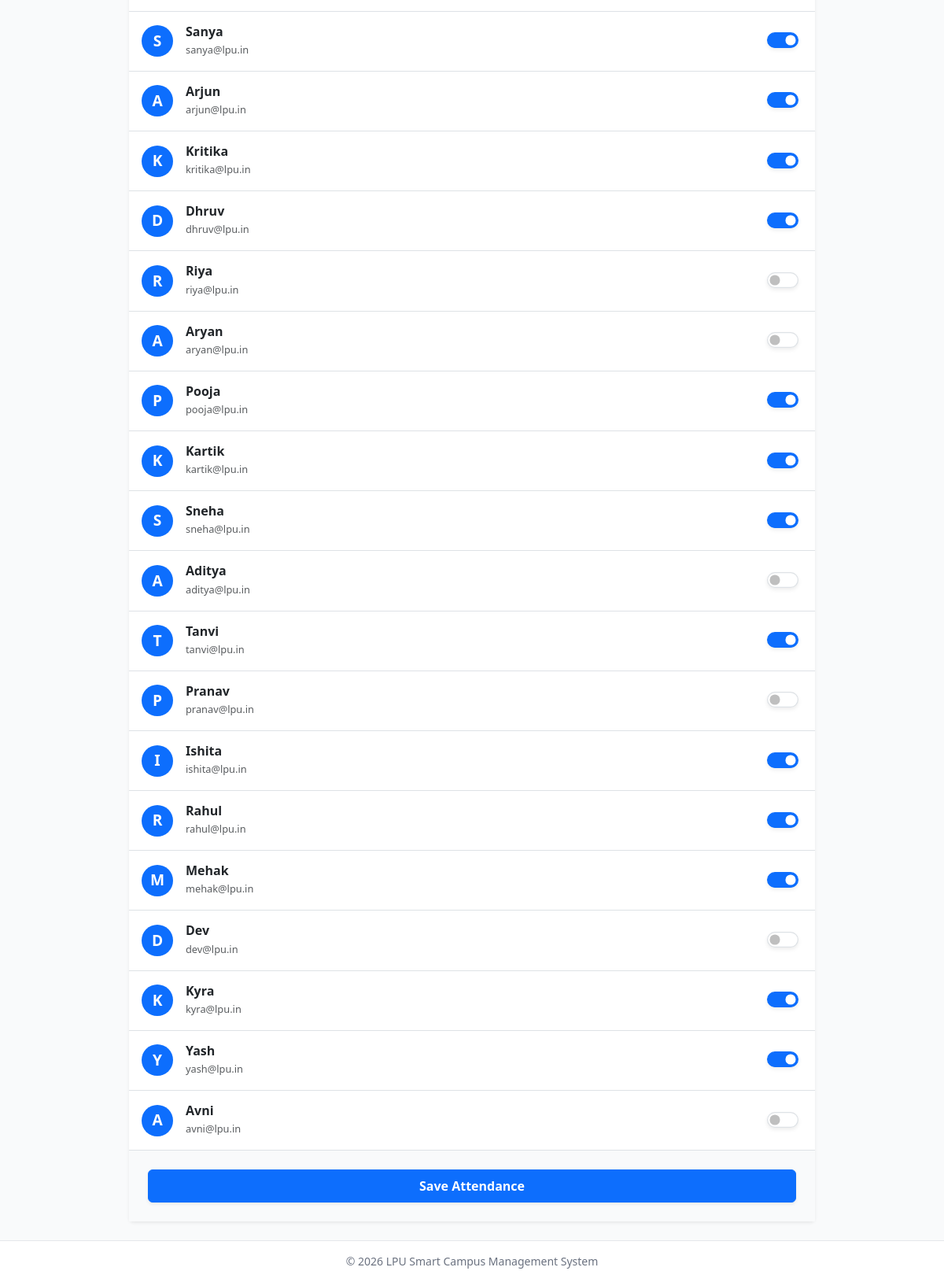
The page /attendance/session/317/mark/ (signed in, lower part) on the database as committed earlier.
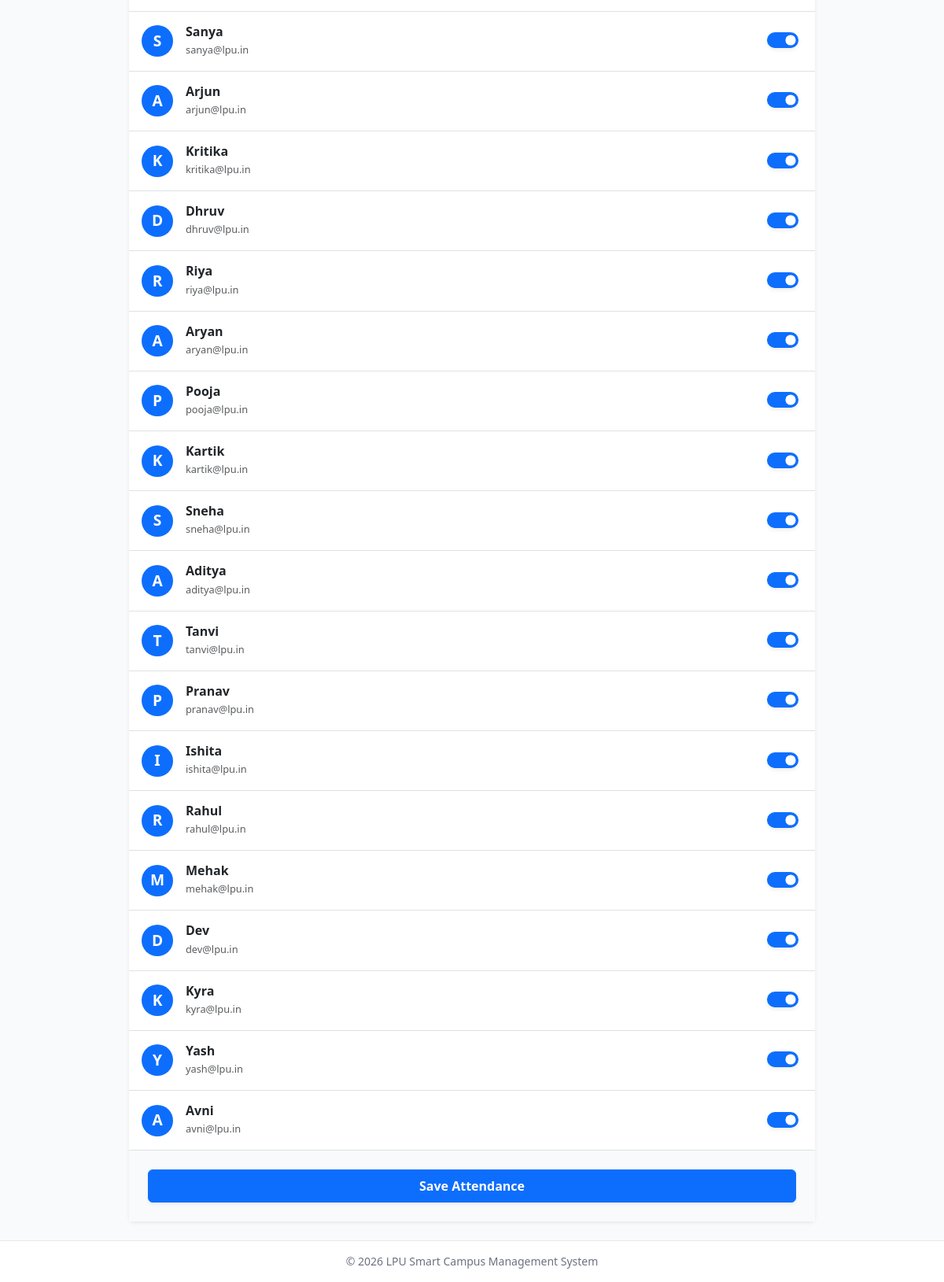
The same page on the database as committed later.
### attendance/models.py (models this page shows, shortened)
class AttendanceRecord(models.Model):
    session = models.ForeignKey(AttendanceSession, on_delete=models.CASCADE, related_name='records')
    student = models.ForeignKey(settings.AUTH_USER_MODEL, on_delete=models.CASCADE, limit_choices_to={'role': 'STUDENT'})
    is_present = models.BooleanField(default=False)
    class Meta:
        unique_together = ('session', 'student')

### core/models.py (models this page shows, shortened)
class User(AbstractUser):
    class Role(models.TextChoices):
        STUDENT = "STUDENT", "Student"
        FACULTY = "FACULTY", "Faculty"
        ADMIN = "ADMIN", "Admin"
    role = models.CharField(max_length=50, choices=Role.choices, default=Role.STUDENT)
    uid = models.CharField(max_length=8, unique=True, null=True, blank=True)
    section = models.ForeignKey(Section, on_delete=models.SET_NULL, null=True, blank=True, related_name='members')
    is_approved = models.BooleanField(default=False)

### attendance/views.py (the view, shortened to what this page needs)
# urls.py: path('session/<int:session_id>/mark/', views.mark_attendance, name='mark_attendance'),
@login_required
@user_passes_test(is_faculty)
def mark_attendance(request, session_id):
    session = get_object_or_404(AttendanceSession, id=session_id, course__faculty=request.user)
    records = session.records.all()
    return render(request, 'attendance/mark_attendance.html', {'session': session, 'records': records})

### attendance/views.py (called while the page is built)
def is_faculty(user):
    return user.is_authenticated and user.role == 'FACULTY'

### templates/attendance/mark_attendance.html (shortened to what this page needs)
{% extends "base.html" %}
{% block content %}
<div class="container py-4 max-w-4xl">
    <div class="card shadow-sm border-0 dark:bg-gray-800 dark:border-gray-700">
        <div class="card-body p-0">
            <form method="post" id="attendanceForm">
                <ul class="list-group list-group-flush dark:border-gray-700">
                    {% for record in records %}
                    <li
                        class="list-group-item d-flex justify-content-between align-items-center py-3 dark:bg-gray-800 dark:border-gray-700">
                        <div class="d-flex align-items-center">
                            <div class="avatar bg-primary text-white rounded-circle d-flex align-items-center justify-content-center me-3 font-bold"
                                style="width: 40px; height: 40px; font-size: 1.2rem;">
                                {{ record.student.username|make_list|first|upper }}
                            </div>
                            <div>
                                <h6 class="mb-0 font-semibold dark:text-gray-200">{{ record.student.username }}</h6>
                                <small class="text-muted dark:text-gray-500">{{ record.student.email }}</small>
                            </div>
                        </div>
                        <div class="form-check form-switch cursor-pointer transform scale-125">
                            <input class="form-check-input attendance-checkbox shadow-sm cursor-pointer" type="checkbox"
                                role="switch" name="present_students" value="{{ record.student.id }}"
                                id="student_{{ record.student.id }}" {% if record.is_present %}checked{% endif %}>
                        </div>
                    </li>
                    {% empty %}
                    <li class="list-group-item text-center py-4 text-muted dark:text-gray-500 dark:bg-gray-800">
                        No students enrolled in this course.
                    </li>
                    {% endfor %}
                </ul>
                {% if records %}
                <div class="p-4 bg-gray-50 dark:bg-gray-700/50 border-top dark:border-gray-700">
                    <button type="submit"
                        class="btn btn-primary bg-primary border-primary w-100 py-2 font-bold text-white shadow-sm hover:shadow-md transition">
                        Save Attendance
                    </button>
                </div>
                {% endif %}
            </form>
        </div>
    </div>
</div>
{% endblock %}

Rows that differ between the two databases and show on the page:
changed AttendanceRecord "Riya": is_present "☐" → "☑"
changed AttendanceRecord "Aryan": is_present "☐" → "☑"
changed AttendanceRecord "Aditya": is_present "☐" → "☑"
changed AttendanceRecord "Pranav": is_present "☐" → "☑"
changed AttendanceRecord "Dev": is_present "☐" → "☑"
changed AttendanceRecord "Avni": is_present "☐" → "☑"
